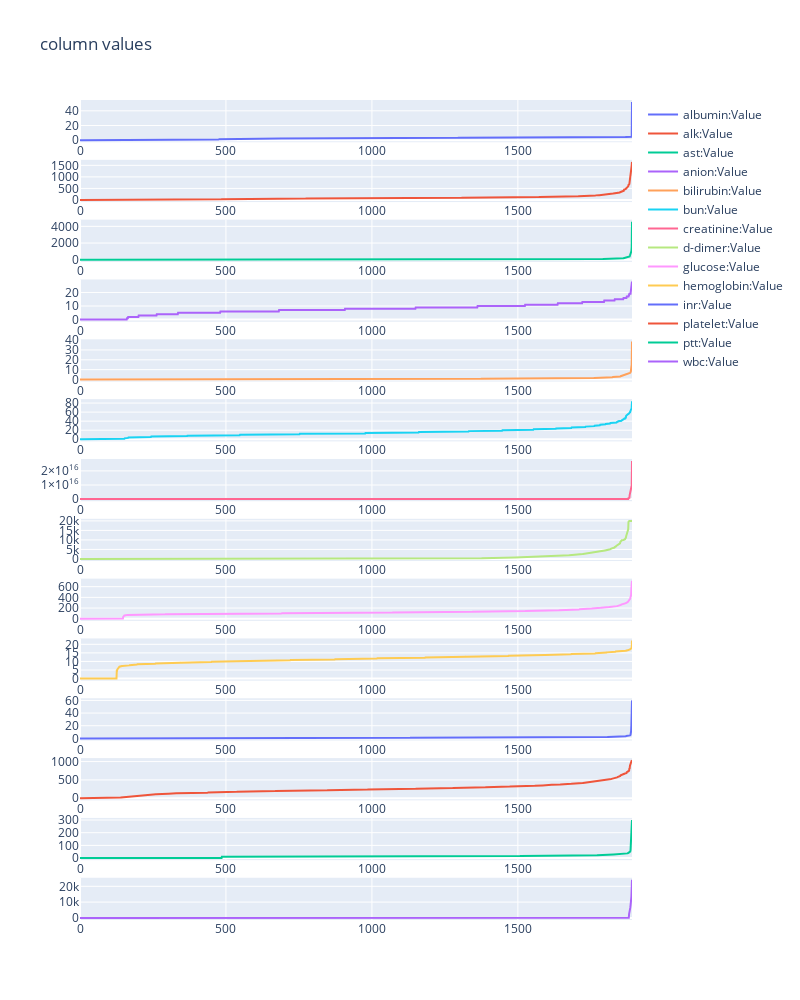

This figure's notebook cell:
### Code cell
fig = make_subplots(rows=14, cols=1)
for i in range(15,29):
    tempx=np.arange(1892)
    temp = np.zeros(1892)
    temp=np.sort(lab_data.iloc[:,i])
    fig.append_trace(
        go.Scatter(x=tempx,y=temp,name=lab_data.columns[i]),
        row=i-14,
        col=1
    )
fig.update_layout(height=1000, width=800, title_text="column values")
fig.show()

### Figure 1 — Plotly figure (JSON) as saved in the notebook; plotly's stock layout.template omitted (floating-point values rounded to 4 significant figures; data arrays with more than 128 entries replaced by an {"elided": "..."} marker saying what was removed)
{"data": [{"name": "albumin:Value", "type": "scatter", "x": {"elided": "1892 int values"}, "xaxis": "x", "y": {"elided": "1892 float values"}, "yaxis": "y"}, {"name": "alk:Value", "type": "scatter", "x": {"elided": "1892 int values"}, "xaxis": "x2", "y": {"elided": "1892 int values"}, "yaxis": "y2"}, {"name": "ast:Value", "type": "scatter", "x": {"elided": "1892 int values"}, "xaxis": "x3", "y": {"elided": "1892 int values"}, "yaxis": "y3"}, {"name": "anion:Value", "type": "scatter", "x": {"elided": "1892 int values"}, "xaxis": "x4", "y": {"elided": "1892 int values"}, "yaxis": "y4"}, {"name": "bilirubin:Value", "type": "scatter", "x": {"elided": "1892 int values"}, "xaxis": "x5", "y": {"elided": "1892 float values"}, "yaxis": "y5"}, {"name": "bun:Value", "type": "scatter", "x": {"elided": "1892 int values"}, "xaxis": "x6", "y": {"elided": "1892 int values"}, "yaxis": "y6"}, {"name": "creatinine:Value", "type": "scatter", "x": {"elided": "1892 int values"}, "xaxis": "x7", "y": {"elided": "1892 float values"}, "yaxis": "y7"}, {"name": "d-dimer:Value", "type": "scatter", "x": {"elided": "1892 int values"}, "xaxis": "x8", "y": {"elided": "1892 int values"}, "yaxis": "y8"}, {"name": "glucose:Value", "type": "scatter", "x": {"elided": "1892 int values"}, "xaxis": "x9", "y": {"elided": "1892 int values"}, "yaxis": "y9"}, {"name": "hemoglobin:Value", "type": "scatter", "x": {"elided": "1892 int values"}, "xaxis": "x10", "y": {"elided": "1892 float values"}, "yaxis": "y10"}, {"name": "inr:Value", "type": "scatter", "x": {"elided": "1892 int values"}, "xaxis": "x11", "y": {"elided": "1892 float values"}, "yaxis": "y11"}, {"name": "platelet:Value", "type": "scatter", "x": {"elided": "1892 int values"}, "xaxis": "x12", "y": {"elided": "1892 int values"}, "yaxis": "y12"}, {"name": "ptt:Value", "type": "scatter", "x": {"elided": "1892 int values"}, "xaxis": "x13", "y": {"elided": "1892 float values"}, "yaxis": "y13"}, {"name": "wbc:Value", "type": "scatter", "x": {"elided": "1892 int values"}, "xaxis": "x14", "y": {"elided": "1892 float values"}, "yaxis": "y14"}], "layout": {"height": 1000, "title": {"text": "column values"}, "width": 800, "xaxis": {"anchor": "y", "domain": [0, 1]}, "xaxis10": {"anchor": "y10", "domain": [0, 1]}, "xaxis11": {"anchor": "y11", "domain": [0, 1]}, "xaxis12": {"anchor": "y12", "domain": [0, 1]}, "xaxis13": {"anchor": "y13", "domain": [0, 1]}, "xaxis14": {"anchor": "y14", "domain": [0, 1]}, "xaxis2": {"anchor": "y2", "domain": [0, 1]}, "xaxis3": {"anchor": "y3", "domain": [0, 1]}, "xaxis4": {"anchor": "y4", "domain": [0, 1]}, "xaxis5": {"anchor": "y5", "domain": [0, 1]}, "xaxis6": {"anchor": "y6", "domain": [0, 1]}, "xaxis7": {"anchor": "y7", "domain": [0, 1]}, "xaxis8": {"anchor": "y8", "domain": [0, 1]}, "xaxis9": {"anchor": "y9", "domain": [0, 1]}, "yaxis": {"anchor": "x", "domain": [0.9485, 1]}, "yaxis10": {"anchor": "x10", "domain": [0.2918, 0.3434]}, "yaxis11": {"anchor": "x11", "domain": [0.2189, 0.2704]}, "yaxis12": {"anchor": "x12", "domain": [0.1459, 0.1974]}, "yaxis13": {"anchor": "x13", "domain": [0.07296, 0.1245]}, "yaxis14": {"anchor": "x14", "domain": [0, 0.05153]}, "yaxis2": {"anchor": "x2", "domain": [0.8755, 0.927]}, "yaxis3": {"anchor": "x3", "domain": [0.8026, 0.8541]}, "yaxis4": {"anchor": "x4", "domain": [0.7296, 0.7811]}, "yaxis5": {"anchor": "x5", "domain": [0.6566, 0.7082]}, "yaxis6": {"anchor": "x6", "domain": [0.5837, 0.6352]}, "yaxis7": {"anchor": "x7", "domain": [0.5107, 0.5622]}, "yaxis8": {"anchor": "x8", "domain": [0.4378, 0.4893]}, "yaxis9": {"anchor": "x9", "domain": [0.3648, 0.4163]}}}
